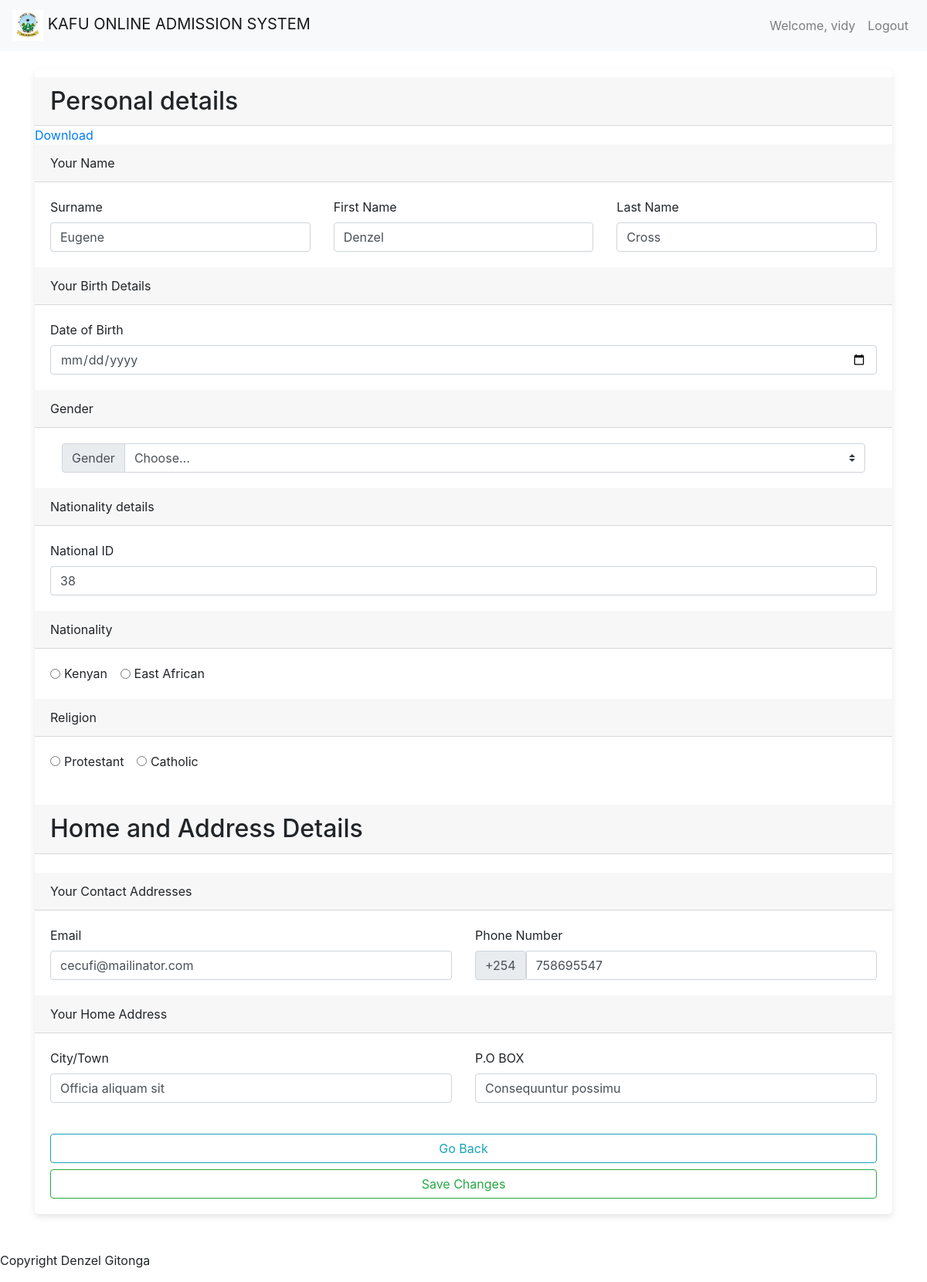
/submissions/personal-details/10/ (signed in), run on the app's committed database.
### accounts/models.py (models this page shows, shortened)
class User(AbstractBaseUser, PermissionsMixin):
    username = models.CharField(max_length=255, unique=True)
    email = models.EmailField(max_length=255, unique=True)
    phone_number = models.CharField(max_length=20, blank=True, null=True)
    full_name = models.CharField(max_length=255, blank=True, null=True)
    is_staff = models.BooleanField(default=False)
    is_active = models.BooleanField(default=True)
    groups = models.ManyToManyField(
        'auth.Group',
        blank=True,
        related_name='myuser_set',
        related_query_name='user',
    )
    user_permissions = models.ManyToManyField(
        'auth.Permission',
        blank=True,
        related_name='myuser_set',
        related_query_name='user',
    )
    objects = UserManager()
    USERNAME_FIELD = 'username'
    REQUIRED_FIELDS = ['email']

### admissions/models.py (models this page shows, shortened)
class PersonalDetail(models.Model):
    user = models.ForeignKey(settings.AUTH_USER_MODEL, on_delete=models.CASCADE)
    surname = models.CharField(max_length=50)
    first_name = models.CharField(max_length=50)
    last_name = models.CharField(max_length=50)
    date = models.DateField()
    gender = models.CharField(max_length=50)
    national_id = models.CharField(max_length=50)
    nationality = models.CharField(max_length=50)
    religion = models.CharField(max_length=50)
    email = models.CharField(max_length=50)
    phone = models.CharField(max_length=50)
    city = models.CharField(max_length=50)
    pob = models.CharField(max_length=50)
    try:
        personal_details = PersonalDetail.objects.filter(user=user)
        personal_details.delete()
        user.delete()
    except Exception as e:
        print(e)

### submissions/views.py (the view)
# urls.py: path('personal-details/<int:user_id>/', views.view_personal_details, name='view_personal_details'), # personal details
@login_required
def view_personal_details(request, user_id):
    personal_detail = get_object_or_404(PersonalDetail, user_id=user_id)
    form = ViewPersonalDetailForm(instance=personal_detail)
    if request.method == 'POST':
        form = ViewPersonalDetailForm(request.POST, instance=personal_detail)
        if form.is_valid():
            form.save()
            messages.success(request, "Your personal details have been updated successfully!!! See the details below")
            return redirect('submissions:view_personal_details', user_id=user_id)
    context = {
        'form': form
    }
    return render(request, 'submissions/view_personal_details.html', context)

### submissions/forms.py
class ViewPersonalDetailForm(forms.ModelForm):
    class Meta:
        model = PersonalDetail
        fields = [
            'surname',
            'first_name',
            'last_name',
            'date',
            'gender',
            'national_id',
            'nationality',
            'religion',
            'email',
            'phone',
            'city',
            'pob'
        ]

### templates/submissions/view_personal_details.html (shortened to what this page needs)
{% extends 'common/base.html' %}
{% block content %}
<div class="row">
    <div class="col-md-12">
            <div class="card">
                <form action="" method="POST">
                    <h2 class="card-header" style="margin-top: 10px;">Personal details</h2>
                    <a href="{% url 'forms_downloads:download_personal_details' user_id=user.id %}">Download</a>
                    <br>
                        <div class="card-header">Your Name</div>
                            <div class="card-body">
                                <div class="row">
                                    <div class="col">
                                        <label for="id_surname" class="form-label">Surname</label>
                                        <input type="text" class="form-control" placeholder="Enter Your Surname" name="surname" value="{{ form.surname.value }}">
                                    </div>
                                    <div class="col">
                                        <label for="id_first_name" class="form-label">First Name</label>
                                        <input type="text" class="form-control" placeholder="Enter Your First Name" name="first_name" value="{{ form.first_name.value }}">
                                    </div>
                                    <div class="col">
                                        <label for="id_last_name" class="form-label">Last Name</label>
                                        <input type="text" class="form-control" placeholder="Last Name" name="last_name" value="{{ form.last_name.value }}">
                                    </div>
                                </div>
                            </div>
                        <div class="card-header">Your Birth Details</div>
                            <div class="card-body">
                                <div class="row">
                                    <div class="col">
                                        <label for="id_dob" class="form-label">Date of Birth</label>
                                        <input type="date" class= "form-control" name="date" max="2007-01-01" value="{{ form.date.value }}">
                                    </div>
                                </div>
                            </div>
                        <div class="card-header">Gender</div>
                            <div class="card-body">
                                <div class="row">
                                    <div class="col">
                                        <div class="input-group col">
                                            <div class="input-group-prepend">
                                                <label for="id_gender" class="input-group-text form-label">Gender</label>
                                            </div>
                                            <select class="custom-select form-control" name="gender" style="height: 38px;">
                                                <option name= "gender" selected>Choose...</option>
                                            </select>
                                        </div>
                                    </div>
                                </div>
                            </div>
                        <div class="card-header">Nationality details</div>
                            <div class="card-body">
                                <div class="row">
                                    <div class="col">
                                        <label for="id_national_id" class="form-label">National ID</label>
                                        <input type="number" class="form-control" name="national_id" pattern="[0-9]{8}" placeholder="National ID Number" value="{{ form.national_id.value }}">
                                    </div>
                                </div>
                            </div>
                        <div class="card-header">Nationality</div>
                            <div class="card-body">
                                <div class="row">
                                    <div class="col">
                                        <div class="form-check form-check-inline">
                                            <input type="radio" class="form-check-input" name="nationality" value="Kenyan">
                                            <label for="kenyan" class="form-check-label">Kenyan</label>
                                        </div>
                                        <div class="form-check form-check-inline">
                                            <input type="radio" class="form-check-input" name="nationality" value="East African">
                                            <label for="east_african" class="form-check-label">East African</label>
                                        </div>
                                    </div>
                                </div>
                            </div>
                        <div class="card-header">Religion</div>
                            <div class="card-body">
                                <div class="row">
                                    <div class="col">
                                        <div class="form-check form-check-inline">
                                            <input type="radio" class="form-check-input" name="religion" value="Protestant">
                                            <label for="protestant" class="form-check-label">Protestant</label>
                                        </div>
                                        <div class="form-check form-check-inline">
                                            <input type="radio" class="form-check-input" name="religion" value="Catholic">
                                            <label for="catholic" class="form-check-label">Catholic</label>
                                        </div>
                                    </div>
                                </div>
                            </div>
                    <br>
                    <h2 class="card-header">Home and Address Details</h2>
                    <br>
                        <div class="card-header">Your Contact Addresses</div>
                            <div class="card-body">
                                <div class="row">
                                    <div class="col">
                                        <label for="id_email" class="form-label">Email</label>
                                        <input type="email" class="form-control" placeholder="Enter your email" name="email" value="{{ form.email.value }}">
                                    </div>
                                    <div class="col">
                                        <label for="id_phone" class="form-label">Phone Number</label>
                                        <div class="input-group">
                                            <span class="input-group-text">+254</span>
                                            <input type="tel" class="form-control" placeholder="7000000**" name="phone" pattern="[0-9]{9}" value="{{ form.phone.value }}">
                                        </div>
                                    </div>
                                </div>
                            </div>
                        <div class="card-header">Your Home Address</div>
                            <div class="card-body">
                                <div class="row">
                                    <div class="col">
                                        <label for="id_city" class="form-label">City/Town</label>
                                        <input type="text" class="form-control" placeholder="Which is your closest city/town" name="city" value="{{ form.city.value }}">
                                    </div>
                                    <div class="col">
                                        <label for="id_pob" class="form-label">P.O BOX</label>
                                        <input type="text" class="form-control" placeholder="Enter your P.O BOX" name="pob" value="{{ form.pob.value }}">
                                    </div>
                                </div>
                            </div>
                    <div class="card-body">
                        <div class="col">
                            <div class="row">
                                <a class="btn btn-outline-info btn-block" href="{% url 'submissions:view_details' %}">Go Back</a>
                                <button class="btn btn-outline-success btn-block">Save Changes</button>
                            </div>
                        </div>
                    </div>
                </form>
            </div>
    </div>
</div>
<br>
{% endblock %}

### templates/common/header.html (shortened to what this page needs)
{% load static %}
<nav class="navbar navbar-expand-lg navbar-light bg-light">
    <a class="navbar-brand" href="{% url 'home' %}">
      <img src="{% static 'images/logos/KAFU_LOGO.jpg' %}" alt="Logo" height="40">
      KAFU ONLINE ADMISSION SYSTEM
    </a>
    <div class="collapse navbar-collapse" id="navbarSupportedContent">
      {% if user.is_authenticated %}
            <ul class="navbar-nav d-none d-lg-flex ml-auto order-3">
                <li class="nav-item">
                    <a class="nav-link" href="">
                        Welcome, {{ user.username }}
                    </a>
                </li>
                <li class="nav-item">
                  <a class="nav-link" href="{% url 'logout' %}">
                    Logout
                  </a>
                </li>
            </ul>
      {% endif %}
    </div>
  </nav>

### static/custom_css/styles.css (style rules this page uses)
.card { box-shadow: 0px 4px 8px rgba(0, 0, 0, 0.1); border: none; transition: 0.3s; border-radius: 5px; }

### data on the page
User: username "vidy"
PersonalDetail: surname "Eugene", first_name "Denzel", last_name "Cross", national_id "38", email "cecufi@mailinator.com", phone "758695547", city "Officia aliquam sit", pob "Consequuntur possimu"
